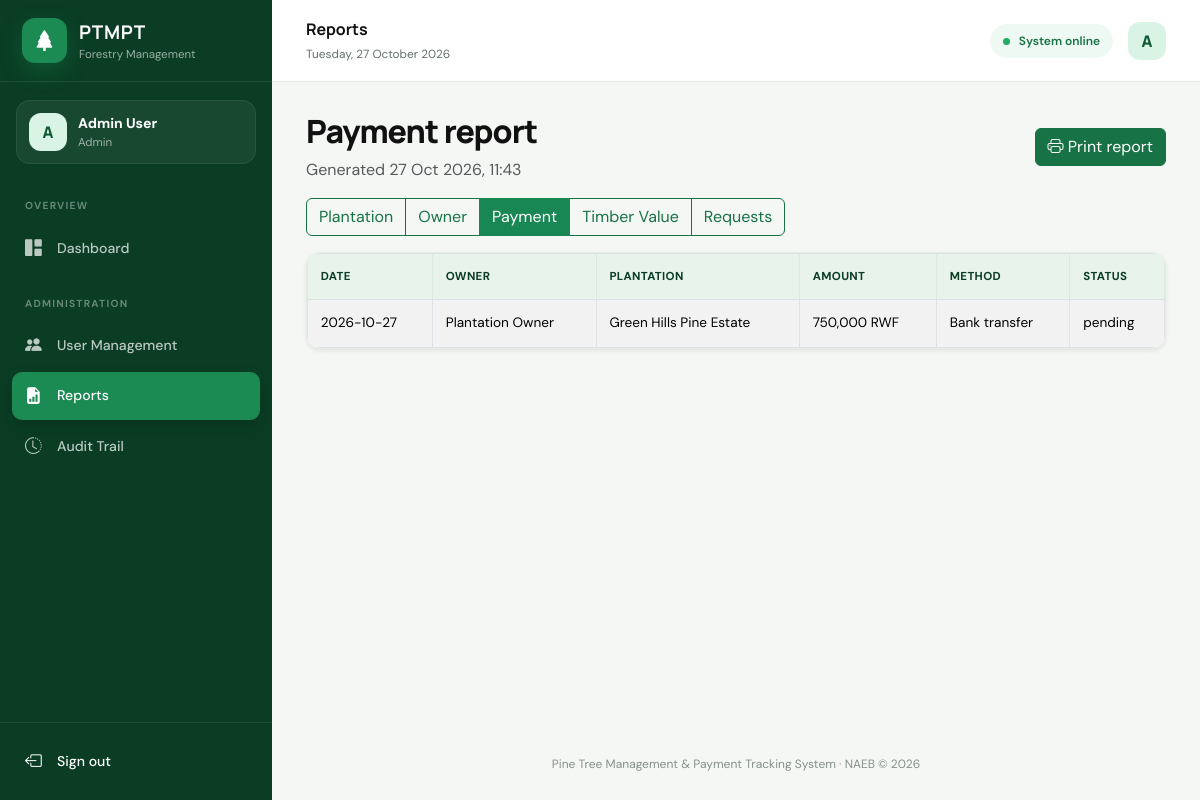
Screenshot of /reports.php?type=payment (signed in) with the database file from the repository.
### tables this page shows
CREATE TABLE IF NOT EXISTS payments (
  payment_id INT AUTO_INCREMENT PRIMARY KEY,
  owner_id INT NOT NULL,
  plantation_id INT NOT NULL,
  buyer_id INT NULL,
  tree_id INT NULL,
  quantity INT NOT NULL DEFAULT 1,
  request_id INT NULL UNIQUE,
  amount DECIMAL(15,2) NOT NULL,
  payment_date DATE NOT NULL,
  payment_method VARCHAR(50) NOT NULL,
  status ENUM('pending','approved','rejected') NOT NULL DEFAULT 'pending',
  created_at TIMESTAMP DEFAULT CURRENT_TIMESTAMP,
  FOREIGN KEY (owner_id) REFERENCES users(user_id) ON DELETE RESTRICT,
  FOREIGN KEY (buyer_id) REFERENCES users(user_id) ON DELETE RESTRICT,
  FOREIGN KEY (tree_id) REFERENCES trees(tree_id) ON DELETE RESTRICT,
  FOREIGN KEY (plantation_id) REFERENCES plantations(plantation_id) ON DELETE RESTRICT
);

CREATE TABLE IF NOT EXISTS users (
  user_id INT AUTO_INCREMENT PRIMARY KEY,
  full_name VARCHAR(100) NOT NULL,
  email VARCHAR(100) NOT NULL UNIQUE,
  phone VARCHAR(20),
  password VARCHAR(255) NOT NULL,
  role ENUM('admin', 'forestry_officer', 'naeb_officer', 'owner', 'buyer') NOT NULL DEFAULT 'owner',
  created_at TIMESTAMP DEFAULT CURRENT_TIMESTAMP
);

CREATE TABLE IF NOT EXISTS plantations (
  plantation_id INT AUTO_INCREMENT PRIMARY KEY,
  owner_id INT NOT NULL,
  plantation_name VARCHAR(150) NOT NULL,
  district VARCHAR(100) NOT NULL,
  sector VARCHAR(100) NOT NULL,
  latitude DECIMAL(10,7) NOT NULL,
  longitude DECIMAL(10,7) NOT NULL,
  area_size DECIMAL(10,2) NOT NULL,
  plant_request_id INT NULL UNIQUE,
  created_at TIMESTAMP DEFAULT CURRENT_TIMESTAMP,
  FOREIGN KEY (owner_id) REFERENCES users(user_id) ON DELETE RESTRICT
);

### auth.php (called while the page is built, shortened)
<?php
function e($value): string {
    return htmlspecialchars((string)$value, ENT_QUOTES, 'UTF-8');
}
function money($amount): string {
    return number_format((float)$amount, 0) . ' RWF';
}
?>

### reports.php (the view, shortened to what this page needs)
<?php
include 'conn.php';
include 'auth.php';
$allowed = ['plantation', 'owner', 'payment', 'timber_value', 'requests'];
$type = $_GET['type'] ?? $allowed[0];
$headers = [];
$data = [];
$title = '';
if ($type === 'plantation') {
    $title = 'Plantation report';
    $headers = ['Plantation', 'Owner', 'District', 'Sector', 'Area (ha)', 'Tree quantity'];
    $q = mysqli_query($con, "SELECT p.plantation_name,u.full_name,p.district,p.sector,p.area_size,COALESCE(SUM(t.quantity),0) trees FROM plantations p JOIN users u ON u.user_id=p.owner_id LEFT JOIN trees t ON t.plantation_id=p.plantation_id GROUP BY p.plantation_id ORDER BY p.district,p.plantation_name");
    while ($r = mysqli_fetch_assoc($q))
        $data[] = array_values($r);
} elseif ($type === 'payment') {
    $title = 'Payment report';
    $headers = ['Date', 'Owner', 'Plantation', 'Amount', 'Method', 'Status'];
    $q = mysqli_query($con, "SELECT pay.payment_date,u.full_name,p.plantation_name,pay.amount,pay.payment_method,pay.status FROM payments pay JOIN users u ON u.user_id=pay.owner_id JOIN plantations p ON p.plantation_id=pay.plantation_id ORDER BY pay.payment_date DESC");
    while ($r = mysqli_fetch_assoc($q)) {
        $r['amount'] = money($r['amount']);
        $data[] = array_values($r);
    }
}
include 'includes/header.php';
include 'includes/navbar.php';
?>
<div class="d-flex flex-wrap justify-content-between align-items-center mb-3">
    <div>
        <h1 class="page-title h2"><?= e($title) ?></h1>
        <p class="text-muted mb-0">Generated <?= e(date('d M Y, H:i')) ?></p>
    </div><button onclick="window.print()" class="btn btn-success no-print"><i class="bi bi-printer"></i> Print
        report</button>
</div>
<div class="btn-group mb-3 no-print"><?php foreach ($allowed as $r): ?><a
            class="btn btn-outline-success <?= $type === $r ? 'active' : '' ?>"
            href="reports.php?type=<?= $r ?>"><?= e(ucwords(str_replace('_', ' ', $r))) ?></a><?php endforeach; ?></div>
<div class="table-responsive shadow-sm">
    <table class="table table-striped table-hover table-bordered mb-0">
        <thead>
            <tr><?php foreach ($headers as $h): ?>
                    <th><?= e($h) ?></th><?php endforeach; ?>
            </tr>
        </thead>
        <tbody><?php foreach ($data as $row): ?>
                <tr><?php foreach ($row as $cell): ?>
                        <td><?= e($cell) ?></td><?php endforeach; ?>
                </tr><?php endforeach; ?>
        </tbody>
    </table>
</div>
<?php include 'includes/footer.php'; ?>

### style.css (style rules this page uses)
:root { --forest-950: #072e1b; --forest-900: #0a3d24; --forest-800: #105b35; --forest-700: #177245; --forest-600: #1c8a53; --forest-100: #dff3e8; --forest-50: #eff9f3; --ink: #111111; --muted: #667069; --canvas: #f5f7f5; --sidebar-width: 272px; }
* { box-sizing: border-box; }
body { margin: 0; background: var(--canvas); color: var(--ink); font-family: "DM Sans", sans-serif; min-height: 100vh; }
h1, h2, h3, h4, h5, h6, .page-title { font-family: "Manrope", sans-serif; }
a { text-decoration: none; }
.page-title { color: var(--ink); font-weight: 800; letter-spacing: -0.03em; }
.card, .table-responsive { border-radius: 14px; }
.table-responsive { background: white; border: 1px solid #e5ebe7; }
.table { font-size: 0.85rem; }
.table > :not(caption) > * > * { padding: 0.85rem 0.8rem; vertical-align: middle; }
.table thead th { background: #e8f3ec; border-color: #dce9e1; color: var(--forest-900); font-size: 0.72rem; letter-spacing: 0.03em; white-space: nowrap; text-transform: uppercase; }
.btn-success { background: var(--forest-700); border-color: var(--forest-700); }
.btn-outline-success { border-color: var(--forest-700); color: var(--forest-700); }

### rows the page displays
payments: payment_date "2026-10-27", owner.full_name "Plantation Owner", plantation.plantation_name "Green Hills Pine Estate", cell "750,000 RWF", payment_method "Bank transfer", status "pending"

### other values shown
substr($_SESSION['full_name'], 0, 1) "A"
$_SESSION['full_name'] "Admin User"
$role_label "Admin"
$page_title "Reports"
$title "Payment report"
str_replace('_', ' ', $r) "Plantation"
str_replace('_', ' ', $r) "Owner"
str_replace('_', ' ', $r) "Payment"
str_replace('_', ' ', $r) "Timber Value"
str_replace('_', ' ', $r) "Requests"
$h "DATE"
$h "OWNER"
$h "PLANTATION"
$h "AMOUNT"
$h "METHOD"
